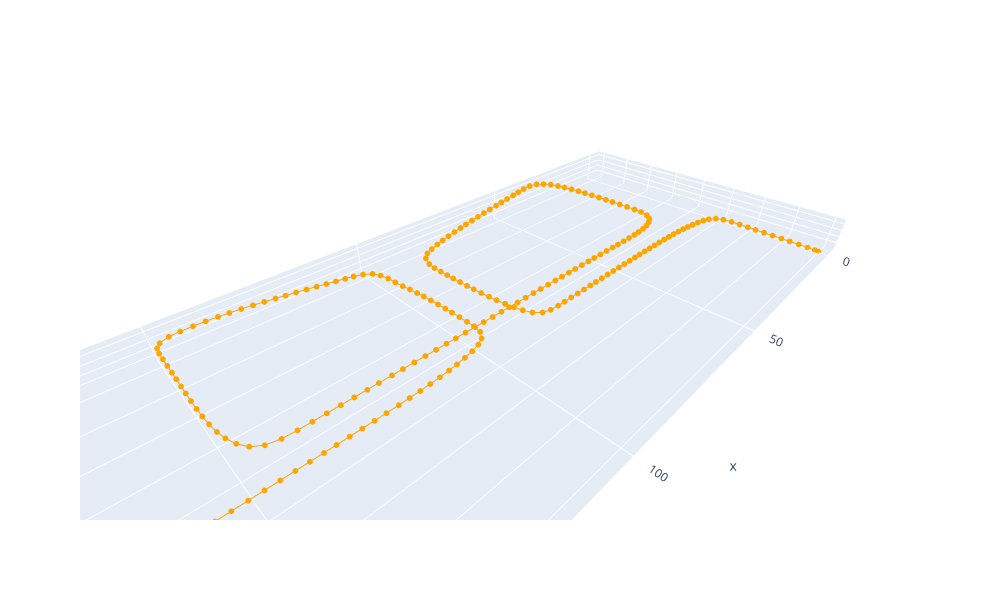

The notebook cell this image was saved under:
### Code cell
# Plot ground-truth trajectory
gt_traj_trace = go.Scatter3d(x=drone_positions[:,0], y=drone_positions[:,1], z=drone_positions[:,2], 
    marker=dict(size=2, color='orange'), hovertext=np.arange(len(drone_positions)))
fig = go.Figure(data=gt_traj_trace)
fig.update_layout(width=1000, height=600, scene=dict(aspectmode='data'))
fig.show()

### Figure 1 — Plotly figure (JSON) as saved in the notebook; plotly's stock layout.template omitted (floating-point values rounded to 4 significant figures; data arrays with more than 128 entries replaced by an {"elided": "..."} marker saying what was removed)
{"data": [{"hovertext": {"elided": "240 int values"}, "marker": {"color": "orange", "size": 2}, "type": "scatter3d", "x": {"elided": "240 float values"}, "y": {"elided": "240 float values"}, "z": {"elided": "240 float values"}}], "layout": {"height": 600, "scene": {"aspectmode": "data"}, "width": 1000}}
